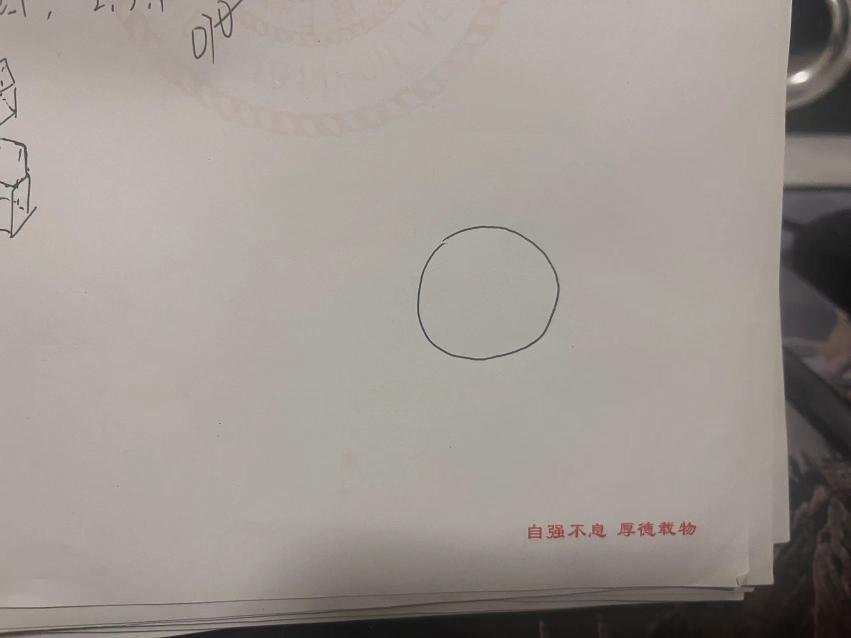
#> input picture Assembly_robot/software/Python_Code/test_circle.jpg, 1702 x 1276 px, given in place of the camera (shown at 1/2 size)
$ python Shape_detect.py
#> lines starting #> are read from the running program, lines starting #| are printed output that depends on the picture; after the words box and inside, x2 and y2 are one past the last pixel; in counts of white or black regions, pixels touching at a corner belong together
import cv2
import numpy as np

#设置显示属性
frameWidth = 640
frameHeight = 480
cap = cv2.VideoCapture(0)
cap.set(3, frameWidth)
cap.set(4, frameHeight)


def empty(a):
    pass


cv2.namedWindow("Parameters")
cv2.resizeWindow("Parameters", 640, 240)
cv2.createTrackbar("Threshold1", "Parameters", 23, 255, empty)
cv2.createTrackbar("Threshold2", "Parameters", 20, 255, empty)
cv2.createTrackbar("Area", "Parameters", 5000, 30000, empty)


def stackImages(scale, imgArray):
    rows = len(imgArray)
    cols = len(imgArray[0])
    rowsAvailable = isinstance(imgArray[0], list)
    width = imgArray[0][0].shape[1]
    height = imgArray[0][0].shape[0]
    if rowsAvailable:
        for x in range(0, rows):
            for y in range(0, cols):
                if imgArray[x][y].shape[:2] == imgArray[0][0].shape[:2]:
                    imgArray[x][y] = cv2.resize(imgArray[x][y], (0, 0), None, scale, scale)
                else:
                    imgArray[x][y] = cv2.resize(imgArray[x][y], (imgArray[0][0].shape[1], imgArray[0][0].shape[0]),
                                                None, scale, scale)
                if len(imgArray[x][y].shape) == 2: imgArray[x][y] = cv2.cvtColor(imgArray[x][y], cv2.COLOR_GRAY2BGR)
        imageBlank = np.zeros((height, width, 3), np.uint8)
        hor = [imageBlank] * rows
        hor_con = [imageBlank] * rows
        for x in range(0, rows):
            hor[x] = np.hstack(imgArray[x])
        ver = np.vstack(hor)
    else:
        for x in range(0, rows):
            if imgArray[x].shape[:2] == imgArray[0].shape[:2]:
                imgArray[x] = cv2.resize(imgArray[x], (0, 0), None, scale, scale)
            else:
                imgArray[x] = cv2.resize(imgArray[x], (imgArray[0].shape[1], imgArray[0].shape[0]), None, scale, scale)
            if len(imgArray[x].shape) == 2: imgArray[x] = cv2.cvtColor(imgArray[x], cv2.COLOR_GRAY2BGR)
        hor = np.hstack(imgArray)
        ver = hor
    return ver


def getContours(img, imgContour):
    contours, hierarchy = cv2.findContours(img, cv2.RETR_EXTERNAL, cv2.CHAIN_APPROX_NONE)
    for cnt in contours:
        area = cv2.contourArea(cnt)
        areaMin = cv2.getTrackbarPos("Area", "Parameters")
        if area > areaMin:
            cv2.drawContours(imgContour, cnt, -1, (255, 0, 255), 7)
            peri = cv2.arcLength(cnt, True)
            approx = cv2.approxPolyDP(cnt, 0.02 * peri, True)
            print(len(approx))
            x, y, w, h = cv2.boundingRect(approx)
            cv2.rectangle(imgContour, (x, y), (x + w, y + h), (0, 255, 0), 5)

            cv2.putText(imgContour, "Points: " + str(len(approx)), (x + w + 20, y + 20), cv2.FONT_HERSHEY_COMPLEX, .7,
                        (0, 255, 0), 2)
            cv2.putText(imgContour, "Area: " + str(int(area)), (x + w + 20, y + 45), cv2.FONT_HERSHEY_COMPLEX, 0.7,
                        (0, 255, 0), 2)


def detect_shape(frame):
    gray = cv2.cvtColor(frame, cv2.COLOR_BGR2GRAY)
    _, thresh = cv2.threshold(gray, 127, 255, cv2.THRESH_BINARY)
    contours, _ = cv2.findContours(thresh, cv2.RETR_EXTERNAL, cv2.CHAIN_APPROX_SIMPLE)

    for contour in contours:
        approx = cv2.approxPolyDP(contour, 0.03 * cv2.arcLength(contour, True), True)
        area = cv2.contourArea(contour)

        if len(approx) == 3:
            return 3  # 返回3表示三角形
        elif len(approx) == 4:
            # 判断是否是梯形
            _, _, w, h = cv2.boundingRect(approx)
            aspect_ratio = float(w) / h
            if 0.8 < aspect_ratio < 1.2:
                return 2  # 返回2表示方形
            else:
                return 4  # 返回4表示梯形
        elif len(approx) == 6:
            return 5  # 返回5表示六边形
        else:
            return 1  # 返回1表示圆形

    return 0  # 返回0表示未识别出任何形状


if __name__ == "__main__":
    #逐帧显示
    success, img = cap.read()
#> img is the input picture: shape (1276, 1702, 3); mean B, G, R 143.8, 150.8, 157.6
    imgContour = img.copy()
    #高斯模糊
    imgBlur = cv2.GaussianBlur(img, (7, 7), 1)
    #z转换为灰度图
    imgGray = cv2.cvtColor(imgBlur, cv2.COLOR_BGR2GRAY)
    #阈值1
    threshold1 = cv2.getTrackbarPos("Threshold1", "Parameters")
    #阈值2
    threshold2 = cv2.getTrackbarPos("Threshold2", "Parameters")
    imgCanny = cv2.Canny(imgGray, threshold1, threshold2)
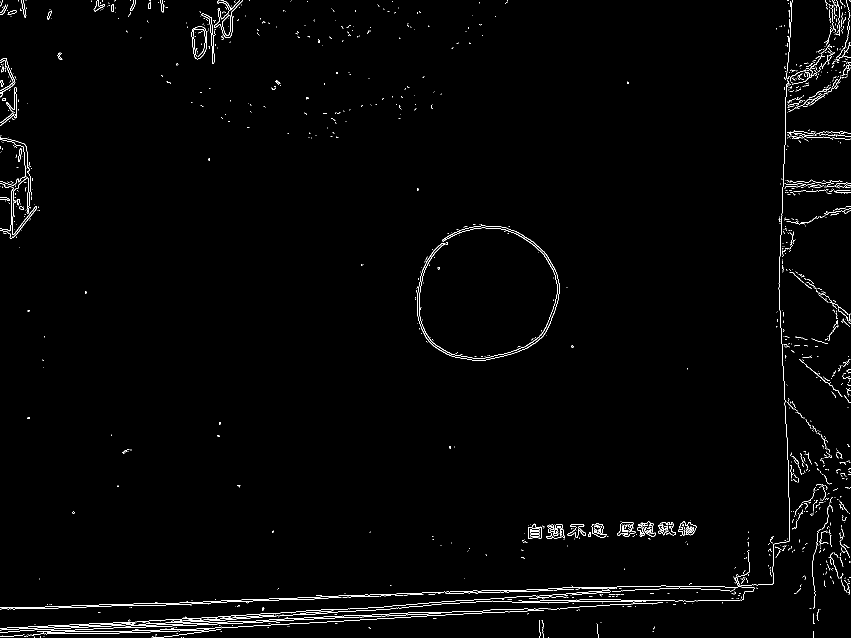
#> imgCanny: shape (1276, 1702) (shown at 1/2 size); 1.3% white in thin lines or dots
    kernel = np.ones((5, 5))
    imgDil = cv2.dilate(imgCanny, kernel, iterations=1)
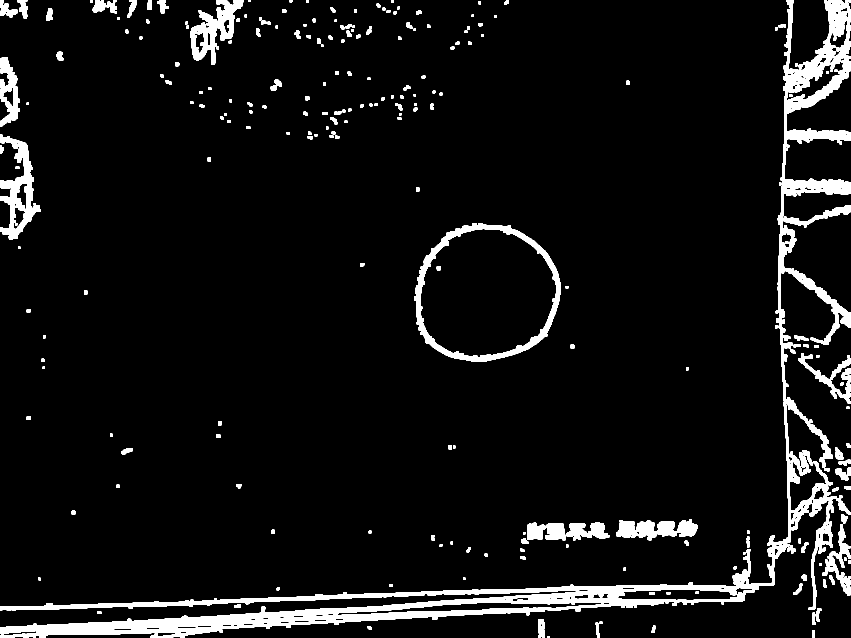
#> imgDil: shape (1276, 1702) (shown at 1/2 size); 6.6% white; 244 white regions
    getContours(imgDil, imgContour)
#> in getContours, `contours, hierarchy = cv2.findContours(img, cv2.RETR_EXTERNAL, cv2.CHA..`: contours = 234 contours, 17 with area under 20; largest, box (x1, y1, x2, y2) and area: (0, 0, 1702, 1276) 94711, (829, 446, 1122, 723) 63458, (0, 269, 81, 479) 7254, (381, 0, 487, 130) 5976, (1232, 1038, 1395, 1081) 4026
#> in getContours, `area = cv2.contourArea(cnt)`: area = 12
    imgStack = stackImages(0.8, ([img, imgCanny],
                                 [imgDil, imgContour]))
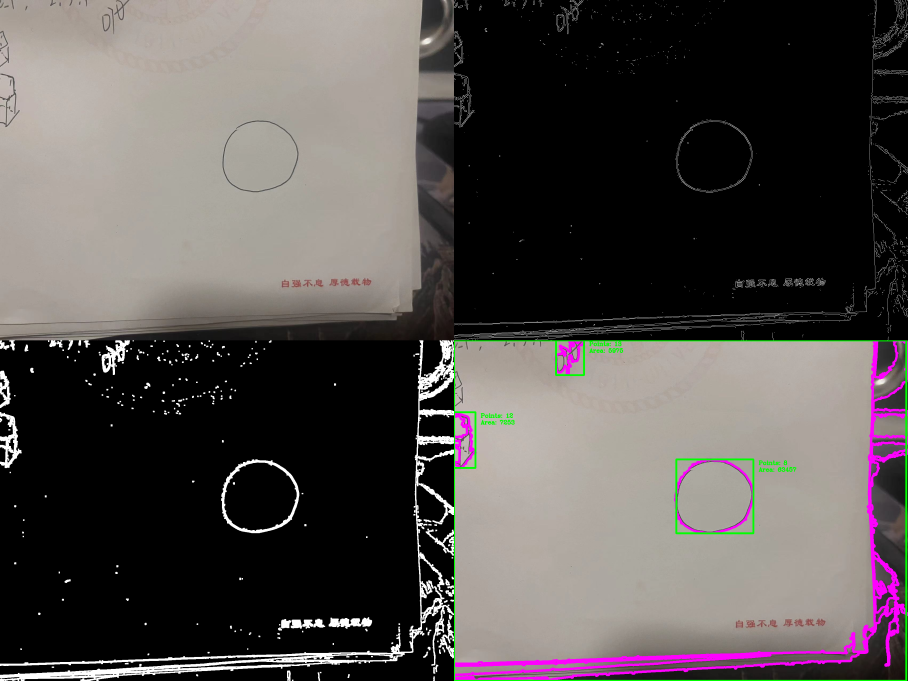
#> imgStack: shape (2042, 2724, 3) (shown at 1/3 size); mean B, G, R 78.3, 79.8, 85
    #将图像显示出来
    cv2.imshow("Result", imgStack)
